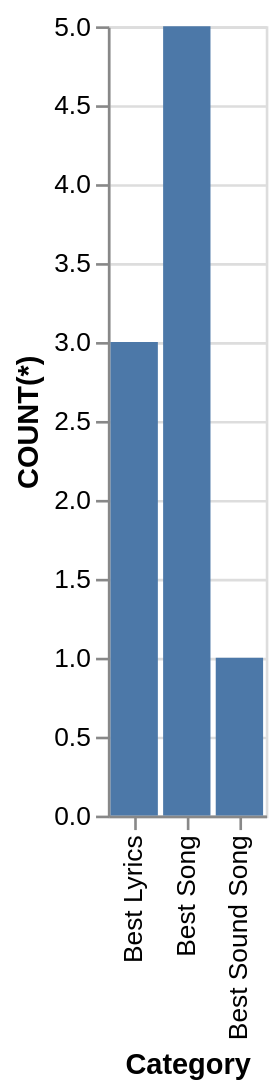

Vega-Lite specification for this chart:
### Vega-Lite specification from a JSON file in a GitHub repository (floating-point values rounded to 4 significant figures)
{"data": {"values": [{"x_data": "Best Lyrics", "y_data": 3}, {"x_data": "Best Song", "y_data": 5}, {"x_data": "Best Sound Song", "y_data": 1}]}, "mark": "bar", "encoding": {"x": {"field": "x_data", "type": "nominal", "title": "Category", "sort": "ascending"}, "y": {"field": "y_data", "type": "quantitative", "title": "COUNT(*)"}}}
